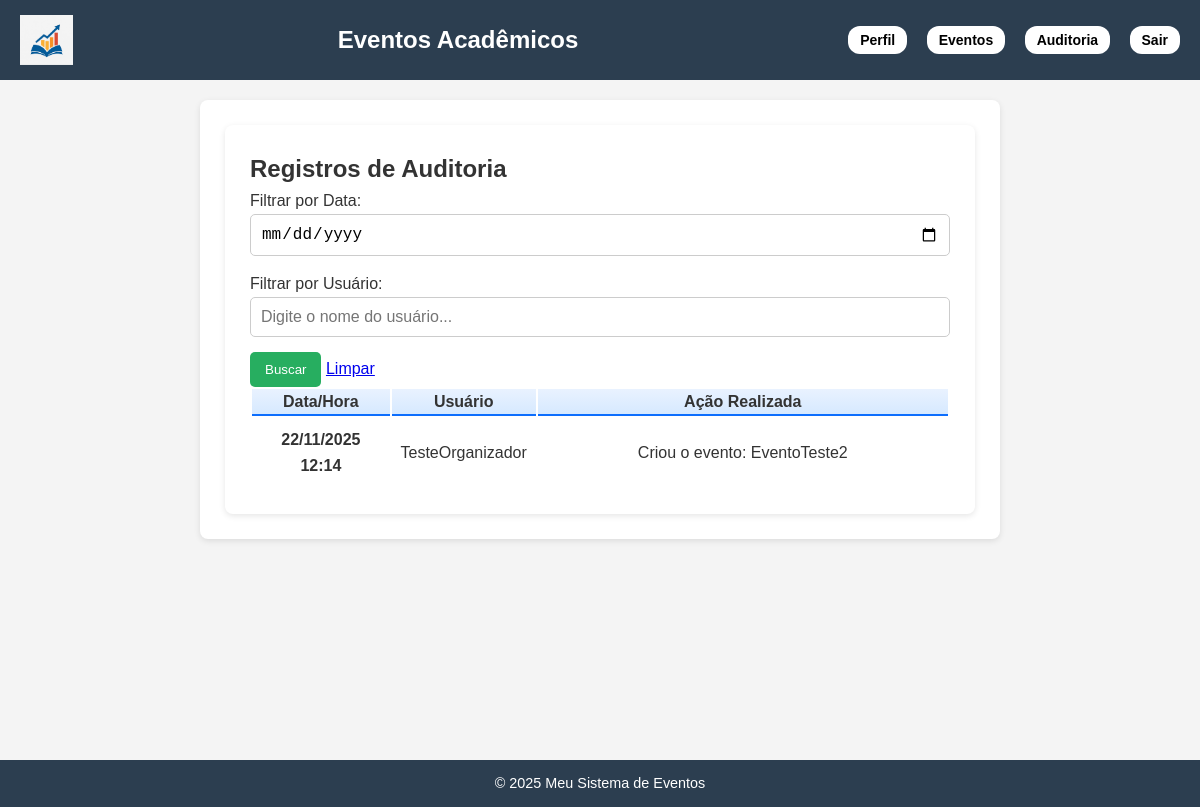
The app's page /api/auditoria/ (signed in) with its own data.
### eventos/models.py (models this page shows, shortened)
class RegistroAuditoria(models.Model):
    usuario = models.ForeignKey(User, on_delete=models.SET_NULL, null=True)
    acao = models.CharField(max_length=255) # Ex: "Criou evento Python Day"
    data_hora = models.DateTimeField(auto_now_add=True)
    class Meta:
        ordering = ['-data_hora'] # Mostra os mais recentes primeiro

### eventos/views.py (the view)
# urls.py: path('auditoria/', views.AuditoriaListView.as_view(), name='auditoria_list'),
class AuditoriaListView(LoginRequiredMixin, UserPassesTestMixin, ListView):
    model = RegistroAuditoria
    template_name = 'auditoria_list.html'
    context_object_name = 'registros'
    paginate_by = 20
    def test_func(self):
        perfil = getattr(self.request.user, 'perfil', None)
        return perfil and perfil.tipo == 'organizador'
    def get_queryset(self):
        qs = RegistroAuditoria.objects.all().order_by('-data_hora')
        data_busca = self.request.GET.get('data_busca')
        usuario_busca = self.request.GET.get('usuario_busca')
        if data_busca:
            try:
                data_obj = datetime.strptime(data_busca, '%Y-%m-%d').date()
                qs = qs.filter(data_hora__date=data_obj)
            except ValueError:
                pass # Se a data for inválida, ignora
        if usuario_busca:
            qs = qs.filter(usuario__username__icontains=usuario_busca)
        return qs
    def get_context_data(self, **kwargs):
        context = super().get_context_data(**kwargs)
        context['data_busca'] = self.request.GET.get('data_busca', '')
        context['usuario_busca'] = self.request.GET.get('usuario_busca', '')
        return context

### eventos/context_processors.py (called while the page is built)
def perfil_context(request):
    if request.user.is_authenticated:
        return {'perfil': getattr(request.user, 'perfil', None)}
    return {}

### eventos/templates/auditoria_list.html (shortened to what this page needs)
{% extends 'base.html' %}
{% block content %}
<div class="container mt-5">
    <div class="mb-4">
        <h2 class="fw-bold text-primary mb-3">Registros de Auditoria</h2>
        <div class="card p-4 shadow-sm border-0 bg-light">
            <form method="get" class="row g-3 align-items-end">
                <div class="col-md-4">
                    <label for="data_busca" class="form-label fw-bold text-secondary">Filtrar por Data:</label>
                    <input type="date" class="form-control" id="data_busca" name="data_busca"
                           value="{{ data_busca }}">
                </div>
                <div class="col-md-4">
                    <label for="usuario_busca" class="form-label fw-bold text-secondary">Filtrar por Usuário:</label>
                    <input type="text" class="form-control" id="usuario_busca" name="usuario_busca"
                           placeholder="Digite o nome do usuário..." value="{{ usuario_busca }}">
                </div>
                <div class="col-md-4 d-flex gap-2">
                    <button type="submit" class="btn btn-primary w-100 fw-bold">
                        Buscar
                    </button>
                    <a href="{% url 'auditoria_list' %}" class="btn btn-outline-secondary w-50">
                        Limpar
                    </a>
                </div>
            </form>
        </div>
        </div>
    <div class="table-responsive mt-4">
        <table class="table table-bordered table-striped align-middle shadow-sm">
            <thead class="table-primary text-center">
                <tr>
                    <th scope="col" class="px-3 py-2" style="width: 20%;">Data/Hora</th>
                    <th scope="col" class="px-3 py-2" style="width: 20%;">Usuário</th>
                    <th scope="col" class="px-3 py-2" style="width: 60%;">Ação Realizada</th>
                </tr>
            </thead>
            <tbody>
                {% for registro in registros %}
                <tr>
                    <td class="text-center"><strong>{{ registro.data_hora|date:"d/m/Y H:i" }}</strong></td>
                    <td class="fw-semibold text-dark">{{ registro.usuario.username }}</td>
                    <td class="text-muted">{{ registro.acao }}</td>
                </tr>
                {% empty %}
                <tr>
                    <td colspan="3" class="text-center text-muted py-3">
                        Nenhum registro encontrado com os filtros selecionados.
                    </td>
                </tr>
                {% endfor %}
            </tbody>
        </table>
    </div>
</div>
{% endblock %}

### eventos/templates/base.html (style rules this page uses)
* { margin: 0; padding: 0; box-sizing: border-box; }
body { font-family: Arial, sans-serif; background-color: #f4f4f4; color: #333; line-height: 1.6; }
.container { max-width: 800px; margin: auto; background: #fff; padding: 25px; border-radius: 8px; box-shadow: 0 2px 6px rgba(0,0,0,0.1); }
button { padding: 10px 15px; border: none; border-radius: 5px; background-color: #27ae60; color: white; cursor: pointer; transition: background 0.3s ease; }
input, select { padding: 10px; width: 100%; margin-bottom: 15px; border-radius: 5px; border: 1px solid #ccc; font-size: 1rem; }

### eventos/templates/auditoria_list.html (style rules this page uses)
table th { background: linear-gradient(180deg, #e9f2ff, #d6e9ff); font-weight: 600; border-bottom: 2px solid #0d6efd !important; text-align: center; }
table td { vertical-align: middle; padding: 0.55rem; text-align: center; }

### records on screen
RegistroAuditoria: data_hora "22/11/2025 12:14", usuario.username "TesteOrganizador", acao "Criou o evento: EventoTeste2"
